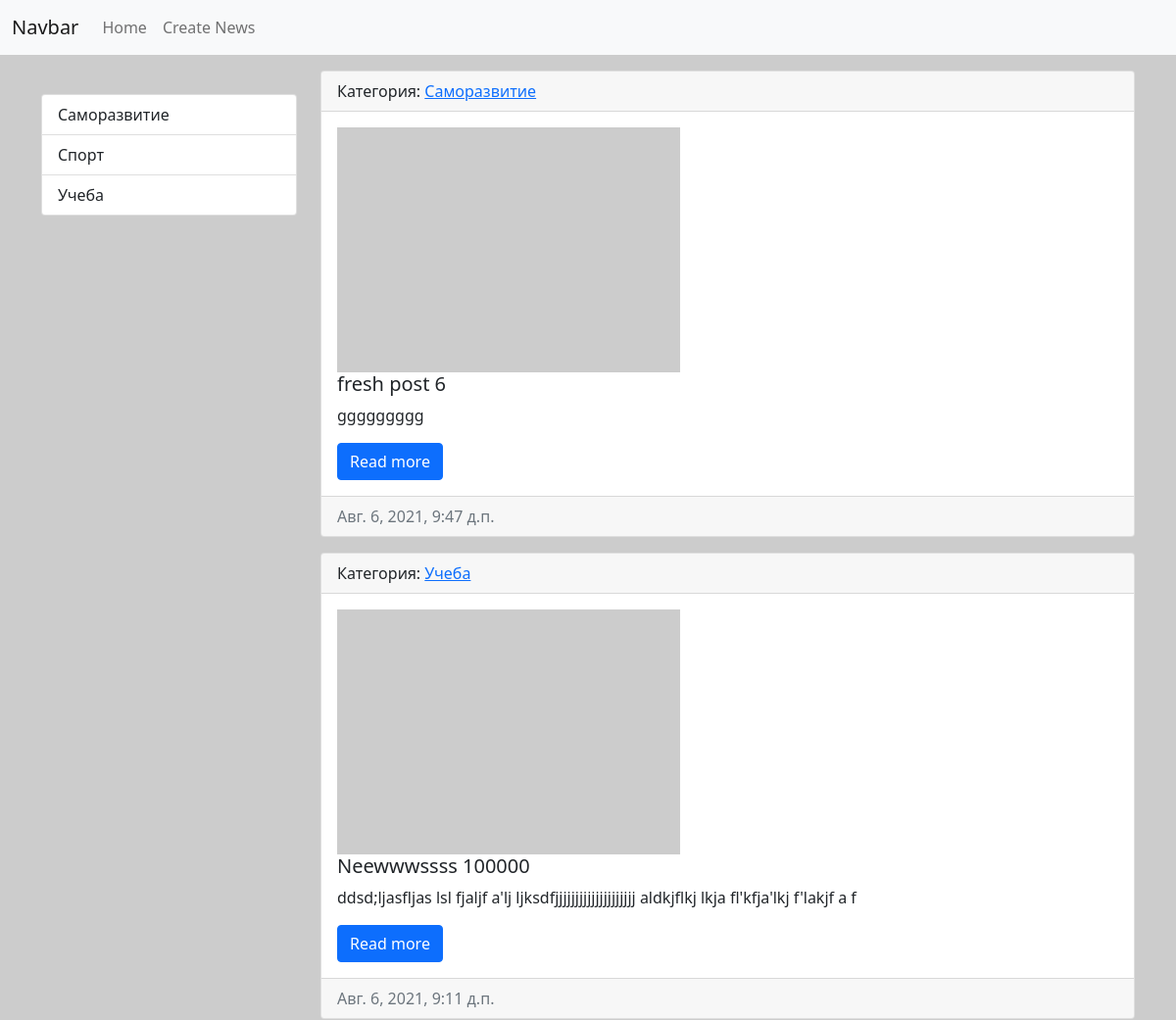
Before: / (upper part) with the older database file.
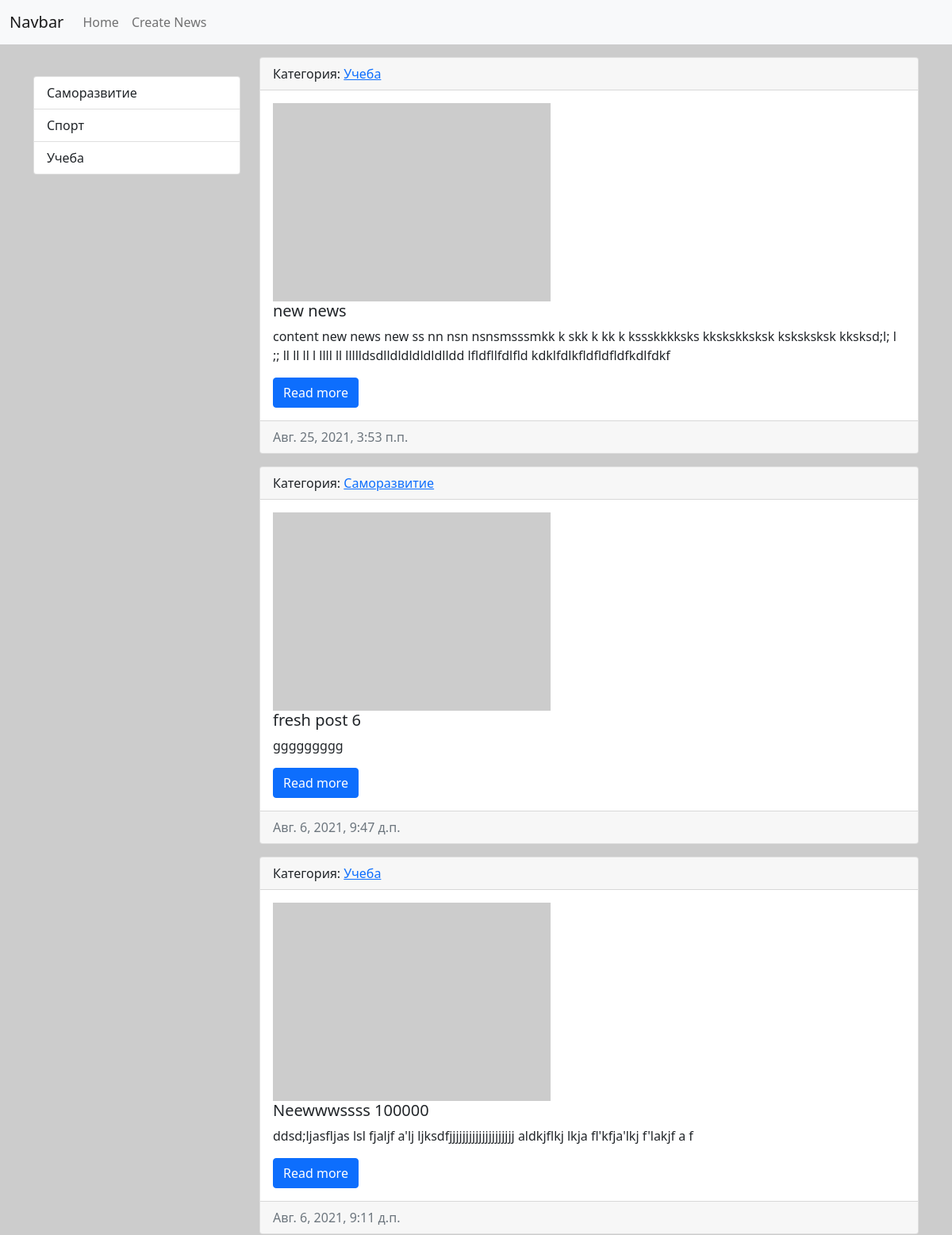
After: the same page with the newer database file.
### news/models.py (models this page shows, shortened)
class Category(models.Model):
    title = models.CharField('Название', max_length=100, db_index=True)
    def get_absolute_url(self):
        return reverse('category', kwargs={"category_id": self.pk})
    def __str__(self):
        return self.title
    class Meta:
        verbose_name = 'Категорию'
        verbose_name_plural = 'Категории'
        ordering = ['title']

class News(models.Model):
    title = models.CharField('Название', max_length=150)
    content = models.TextField('Контент', blank=True)
    created_ad = models.DateTimeField('Дата регистрации', auto_now_add=True)
    updated_ad = models.DateTimeField('Дата обновления', auto_now=True)
    photo = models.ImageField('Фото', upload_to='photos/%Y/%m/%d/', blank=True)
    is_published = models.BooleanField('Опубликовано', default=True)
    category = models.ForeignKey('Category', on_delete=models.PROTECT, null=True, verbose_name='Категория')
    def get_absolute_url(self):
        return reverse('view_news', kwargs={"pk": self.pk})
    class Meta:
        verbose_name = 'Новость'
        verbose_name_plural = 'Новости'
        ordering = ['-created_ad']

### news/views.py (the view)
# urls.py: path('', HomeNews.as_view(), name='home'),
class HomeNews(ListView):
    model = News
    template_name = 'news/home_news_list.html'
    context_object_name = 'news'
    def get_context_data(self, *, object_list=None, **kwargs):
        context = super().get_context_data(**kwargs)
        context['title'] = 'Home Page'
        return context
    def get_queryset(self):
        return News.objects.filter(is_published=True)

### news/templatetags/news_tags.py (called while the page is built)
@register.simple_tag()
def get_categories():
    return Category.objects.all()

@register.inclusion_tag('news/list_categories.html')
def show_categories():
    categories = Category.objects.all()
    return {"categories": categories}

### news/templates/news/home_news_list.html (shortened to what this page needs)
{% extends 'base.html' %}
{% block sidebar %}
{% include 'inc/_sidebar.html' %}
{% endblock %}
{% block content %}
{% for i in news %}
<div class="card mb-3">
    <div class="card-header">
        Категория: <a href="{{ i.category.get_absolute_url }}">{{ i.category }}</a>
    </div>
    <div class="card-body">
        <div class="media">
            {% if i.photo %}
            <img src="{{ i.photo.url }}" alt="" width="350px" height="250" class="mr-3">
            {% else %}
            <img src="https://picsum.photos/200" alt="" width="350px" height="250" class="mr-3">
            {% endif %}
            <div class="media-body">
                <h5 class="card-title">{{ i.title }}</h5>
                <p class="card-text">{{ i.content }}</p>
                <a href="{{ i.get_absolute_url }}" class="btn btn-primary">Read more</a>
            </div>
        </div>
    </div>
    <div class="card-footer text-muted">
        {{ i.created_ad }}
    </div>
</div>
{% endfor %}
{% endblock %}

### templates/base.html (shortened to what this page needs)
{% load static %}
<!doctype html>
<html lang="en">
<head>
    <link rel="stylesheet" href="{% static 'bootstrap/css/bootstrap.min.css' %}">
    <link rel="stylesheet" href="{% static 'bootstrap/css/style.css' %}">
</head>
<body>
{% include 'inc/_nav.html' %}
<div class="container mt-3">
    <div class="row">
        <div class="col-md-3">
            {% block sidebar %}{% endblock %}
        </div>
        <div class="col-md-9">
            {% block content %}{% endblock %}
        </div>
    </div>
</div>
</body>
</html>

### templates/inc/_nav.html (shortened to what this page needs)
<nav class="navbar navbar-expand-lg navbar-light bg-light">
    <div class="container-fluid">
        <a class="navbar-brand" href="{% url 'home' %}">Navbar</a>
        <div class="collapse navbar-collapse" id="navbarSupportedContent">
            <ul class="navbar-nav mr-auto">
                <li class="nav-item"><a class="nav-link" href="{% url 'home' %}">Home</a></li>
                <li class="nav-item"><a class="nav-link" href="{% url 'add_news' %}">Create News</a></li>
            </ul>
        </div>
    </div>
</nav>

### templates/inc/_sidebar.html
{% load news_tags %}
<br>
{% show_categories %}

### news/templates/news/list_categories.html
<div class="list-group">
    {% for i in categories %}
    <a href="{{ i.get_absolute_url }}" class="list-group-item list-group-item-action">{{ i.title }}</a>
    {% endfor %}
</div>

Changed rows visible on the page:
added News: category "Учеба", title "new news", content "content new news new ss nn nsn nsnsmsssmkk k skk k kk k kssskkkksks kkskskksksk ksksksksk kksksd;l; l ;; ll ll ll l llll ll llllldsdlldldldldldlldd lfldfllfdlfld kdklfdlkfldfldfldfkdlfdkf", created_ad "Авг. 25, 2021, 3:53 п.п."
